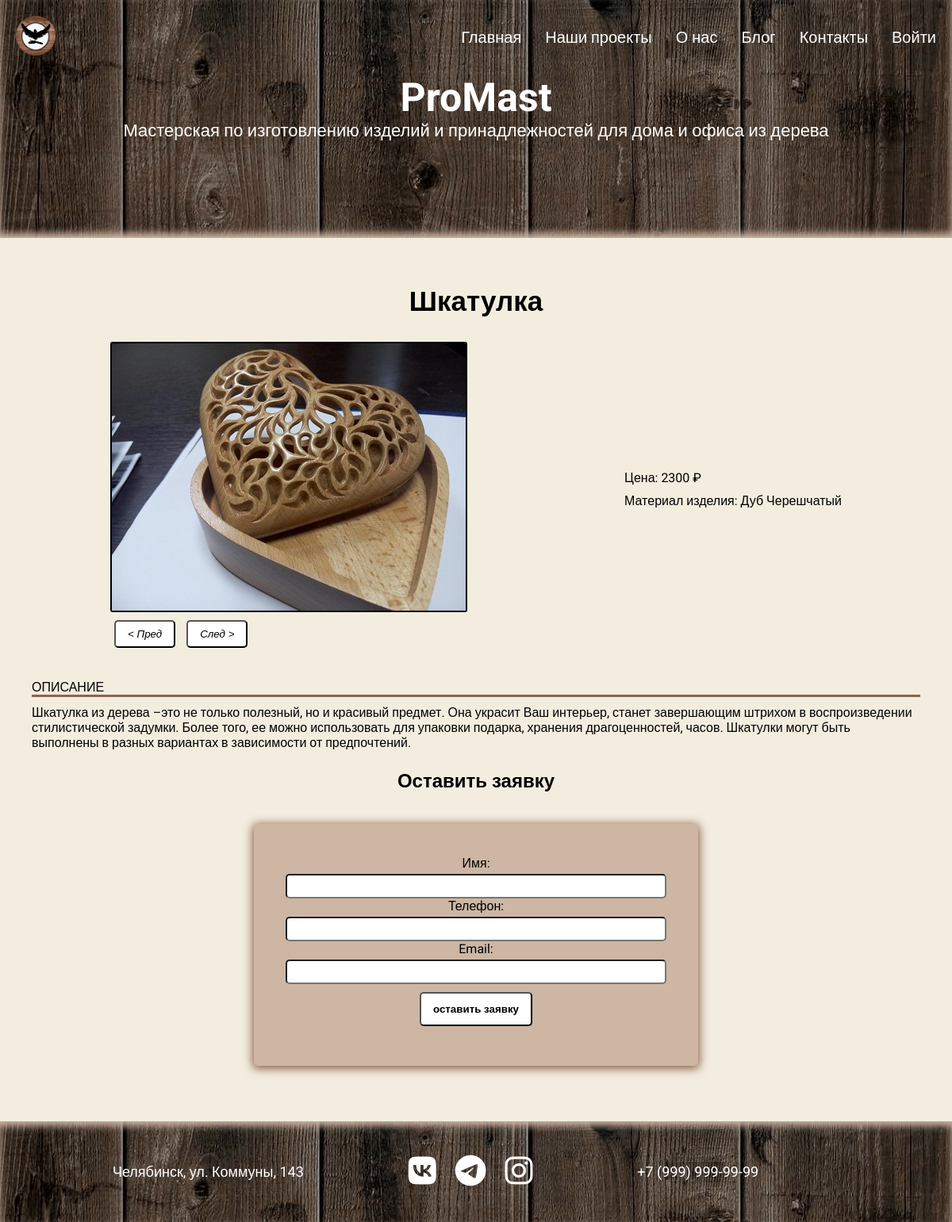
Page /work-main/8/ on the committed database.
### portfolio/models.py (models this page shows, shortened)
class Works(models.Model):
    title = models.CharField(max_length=100, verbose_name='Название')
    description = models.TextField(null=True, blank=True, verbose_name='Описание')
    image_1 = models.ImageField(upload_to='portfolio/%Y/%m/%d/', null=True, blank=True, verbose_name='Изображение 1')
    image_2 = models.ImageField(upload_to='portfolio/%Y/%m/%d/', null=True, blank=True, verbose_name='Изображение 2')
    image_3 = models.ImageField(upload_to='portfolio/%Y/%m/%d/', null=True, blank=True, verbose_name='Изображение 3')
    top_sales = models.ManyToManyField('Top', blank=True, verbose_name='Популярное')
    created = models.DateTimeField(auto_now_add=True, verbose_name='Дата публикации')
    price = models.IntegerField(default=0, verbose_name='Цена')
    material = models.CharField(max_length=100, null=True, blank=True, verbose_name='Материал')
    class Meta:
        ordering = ['-created']
        verbose_name = "Проект"
        verbose_name_plural = "Проекты"

### portfolio/views.py (the view, shortened to what this page needs)
# urls.py: path('work-main/<str:pk>/', views.work_main, name='work-main'),
def work_main(request, pk):
    order_works = get_object_or_404(Works, id=pk)
    form = OrderForm(request.POST or None, initial={'order_works': order_works})
    context = {
        'order_works': order_works,
        'form': form,
    }
    return render(request, 'portfolio/work_main.html', context)

### crm/forms.py
class OrderForm(forms.ModelForm):
    order_works = forms.ModelChoiceField(queryset=Works.objects.all(), widget=forms.HiddenInput())
    class Meta:
        model = Order
        fields = ['order_works', 'order_name', 'order_phone', 'order_email']

### portfolio/templates/portfolio/work_main.html (shortened to what this page needs)
{% extends 'portfolio/base.html' %}
{% block content %}
<section class="work__main">
    <div class="container">
        <div class="contact__text">
            <h2>{{ order_works.title }}</h2>
        </div>
        <div class="work__main__style">
            <div class="slider__main">
                <div class="slider">
                    <div class="slider-line">
                        <img src="{{ order_works.image_1.url }}" alt="" class="image-work-main">
                    </div>
                </div>
                <button class="slider-prev">&lt; Пред</button>
                <button class="slider-next">След &gt;</button>
            </div>
            <div class="work__context">
                <p>Цена: {{ order_works.price }} &#8381</p>
                <p>Материал изделия: {{ order_works.material }}</p>
            </div>
        </div>
        <div class="description">
            <p class="header__description">ОПИСАНИЕ</p>
            <p>{{ order_works.description }}</p>
        </div>
        <div class="order login">
            <h2>Оставить заявку</h2>
            <form action="" method="post" style="width: 50%" class="bg">
                {{ form.as_p }}
                <button class="login__btn" type="submit">оставить заявку</button>
            </form>
        </div>
    </div>
</section>
{% endblock %}

### portfolio/static/css/style.css (style rules this page uses)
* { margin: 0; padding: 0; -webkit-box-sizing: border-box; box-sizing: border-box; }
body { font-family: 'Roboto', sans-serif; background: #F3EDDF; }
.container { max-width: 1200px; margin: 0px auto; }
.contact__text h2 { padding-top: 20px; font-size: 35px; text-align: center; }
.work__main { background: #F3EDDF; padding: 40px; box-sizing: border-box; }
.work__main__style { display: flex; align-items: center; justify-content: space-around; flex-wrap: wrap; }
.slider { width: 450px; border: 2px solid black; border-radius: 3px; margin: 30px auto; margin-bottom: 5px; overflow: hidden; }
.slider img { width: 450px; z-index: 0; }
.slider-line { width: 1350px; background: #B5B4B0; display: flex; position: relative; left: 0; transition: all ease 1s; }
.slider-prev, .slider-next { background: #fff; padding: 8px 15px; border-radius: 5px; font-style: italic; margin: 5px 5px 15px; }
.header__description { border-bottom: 3px solid #8E644C; margin-bottom: 10px; }
.description { box-sizing: border-box; margin: 25px auto; margin-bottom: 0; padding-bottom: 25px; }
.work__context p { margin: 10px auto 10px; }
.login { text-align: center; }
.login input { width: 100%; padding: 6px 10px; box-sizing: border-box; margin-top: 4px; border-radius: 5px; background: #fff; }
.bg { box-shadow: 0 2px 12px 2px #8E644C; padding: 40px; box-sizing: border-box; border-radius: 5px; background: #CDB6A4; margin: 30px auto 30px; }
.login h2 { padding-bottom: 10px;; }
.login__btn { background: #fff; padding: 12px 15px; border-radius: 5px; font-weight: bold; margin: 10px auto 10px; }

### rows in the picture
Works: title "Шкатулка", image_1 (picture), price "2300", material "Дуб Черешчатый", description "Шкатулка из дерева –это не только полезный, но и красивый предмет. Она украсит Ваш интерьер, станет завершающим штрихом в воспроизведении стилистической задумки. Более того, ее можно использовать для упаковки подарка, хранения драгоценностей, часов. Шкатулки могут быть выполнены в разных вариантах в зависимости от предпочтений."
